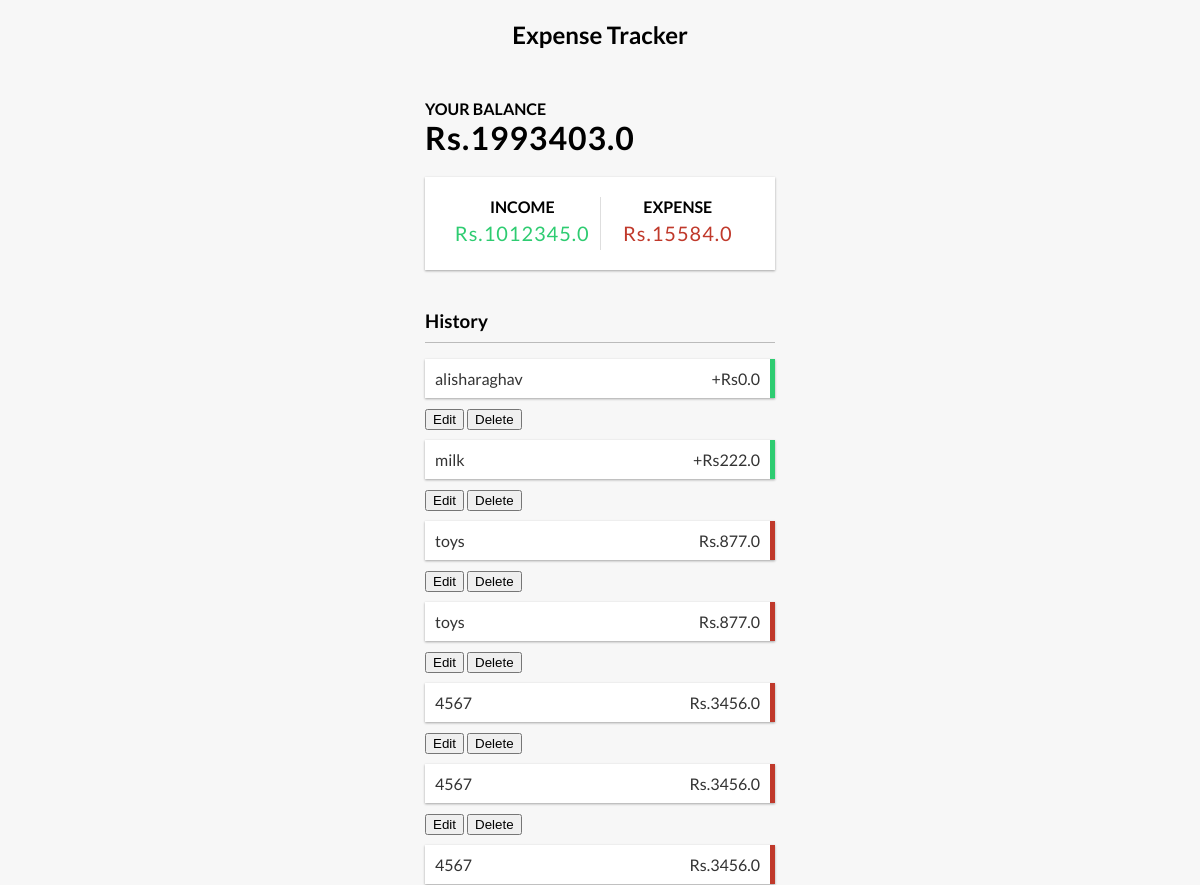
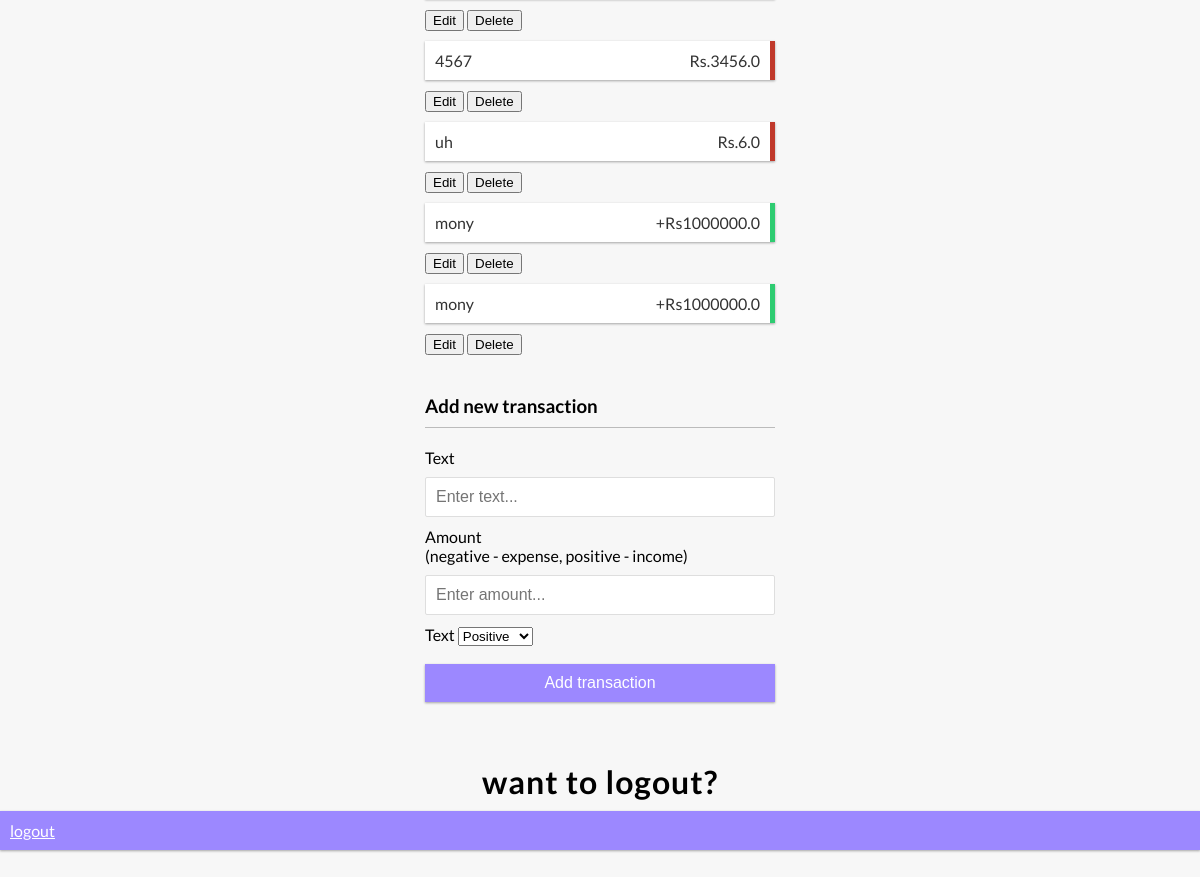
/home/ (signed in), run on an earlier commit of the app's database (2 pictures, top to bottom).
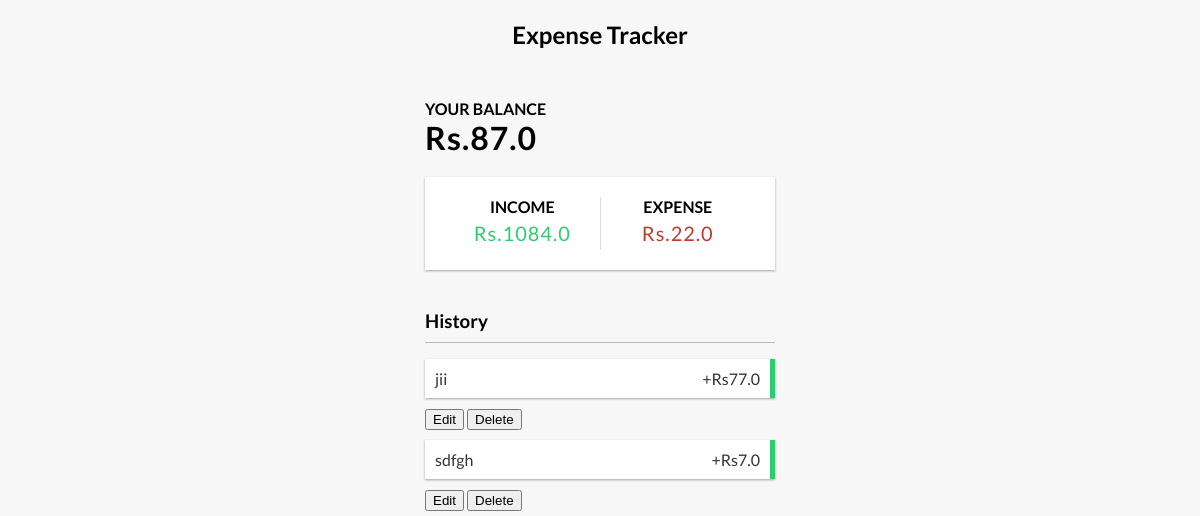
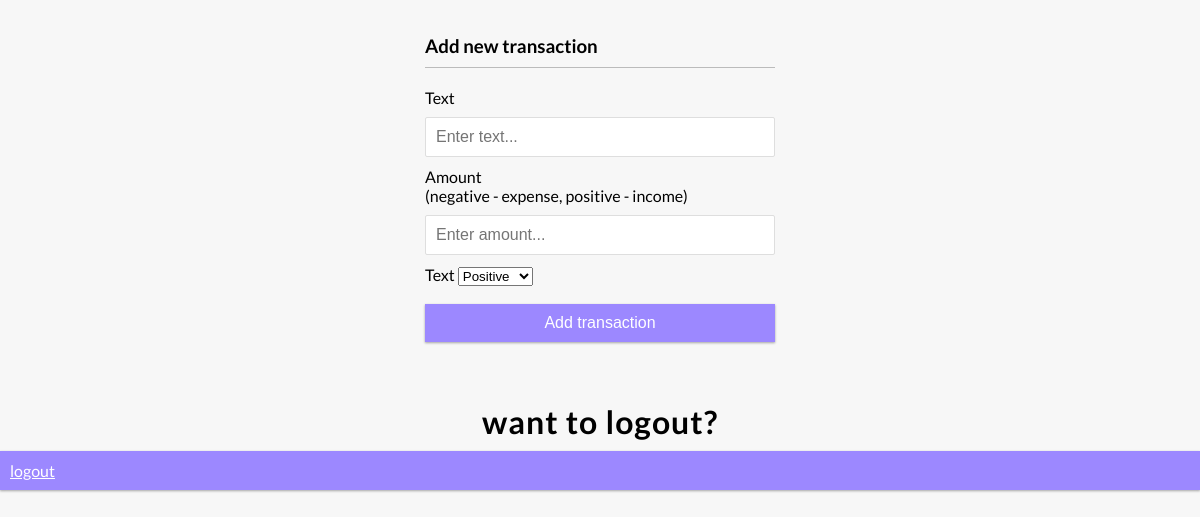
And on a later commit of the database (2 pictures, top to bottom).
### home/models.py (models this page shows, shortened)
class Profile(models.Model):
    user=models.ForeignKey(User,on_delete=models.CASCADE)
    income=models.FloatField(default=0)
    expense=models.FloatField(default=0)
    balance=models.FloatField(null=True,blank=True,default=0)

class Expense(models.Model):
    user=models.ForeignKey(User,on_delete=models.CASCADE)
    name=models.CharField(max_length=100)
    amount=models.FloatField()
    expense_type=models.CharField(max_length=100, choices=TYPE)

### home/views.py (the view, shortened to what this page needs)
# urls.py: 2. Add a URL to urlpatterns:  path('', views.home, name='home')
@login_required(login_url='login')
def home(request):
   profile, created = Profile.objects.get_or_create(user=request.user)
   expenses= Expense.objects.filter(user= request.user)
   context = {'profile':profile, 'expenses':expenses}
   return render(request, 'home.html',context)

### home/templates/home.html (shortened to what this page needs)
{% extends "base.html" %}
{% block start %}
<h2>Expense Tracker</h2>
<div class="container">
  <h4>Your Balance</h4>
  <h1 id="balance">Rs.{{profile.balance}}</h1>
  <div class="inc-exp-container">
    <div>
      <h4>Income</h4>
      <p id="money-plus" class="money plus">Rs.{{profile.income}}</p>
    </div>
    <div>
      <h4>Expense</h4>
      <p id="money-minus" class="money minus">Rs.{{profile.expense}}</p>
    </div>
  </div>
  <h3>History</h3>
  <ul id="list" class="list">
    {% for expense in expenses%}
    {% if expense.expense_type == 'Positive'%}
    <li class="plus">
      {{expense.name}} <span>+Rs{{expense.amount}}</span>
    </li>
    {% else %}
    <li class="minus">
      {{expense.name}} <span>Rs.{{expense.amount}}</span>
    </li>
    {% endif %}
      <button type="submit">Edit</button>
      <button type="submit">Delete</button>
    {% endfor %}
  </ul>
  <h3>Add new transaction</h3>
  <form id="form" method="POST">
    <div class="form-control">
      <label for="text">Text</label>
      <input type="text" required name="text" id="text" placeholder="Enter text..." />
    </div>
    <div class="form-control">
      <label for="amount"
        >Amount <br />
        (negative - expense, positive - income)</label
      >
      <input type="number" required name="amount" id="amount" placeholder="Enter amount..." />
    </div>
    <div class="form-control">
      <label for="text">Text</label>
      <select name="expense_type" required class="form-control">
        <option value="Positive">Positive</option>
      </select>
    </div>
    <button class="btn" type="submit">Add transaction</button>
  </form>
</div>
<h1>want to logout?</h1>
<a href="{% url 'logout' %}" class=btn btn-primary}"> logout </a>
{% endblock %}

What changed in the data, as far as the page shows it:
removed Profile: balance "1993403.0", income "1012345.0", expense "15584.0"
removed Expense: name "alisharaghav", amount "0.0"
removed Expense: name "milk", amount "222.0"
removed Expense: name "toys", amount "877.0"
removed Expense: name "toys", amount "877.0"
removed Expense: name "4567", amount "3456.0"
removed Expense: name "4567", amount "3456.0"
removed Expense: name "4567", amount "3456.0"
removed Expense: name "4567", amount "3456.0"
removed Expense: name "uh", amount "6.0"
removed Expense: name "mony", amount "1000000.0"
removed Expense: name "mony", amount "1000000.0"
added Profile: balance "87.0", income "1084.0", expense "22.0"
added Expense: name "jii", amount "77.0"
added Expense: name "sdfgh", amount "7.0"
